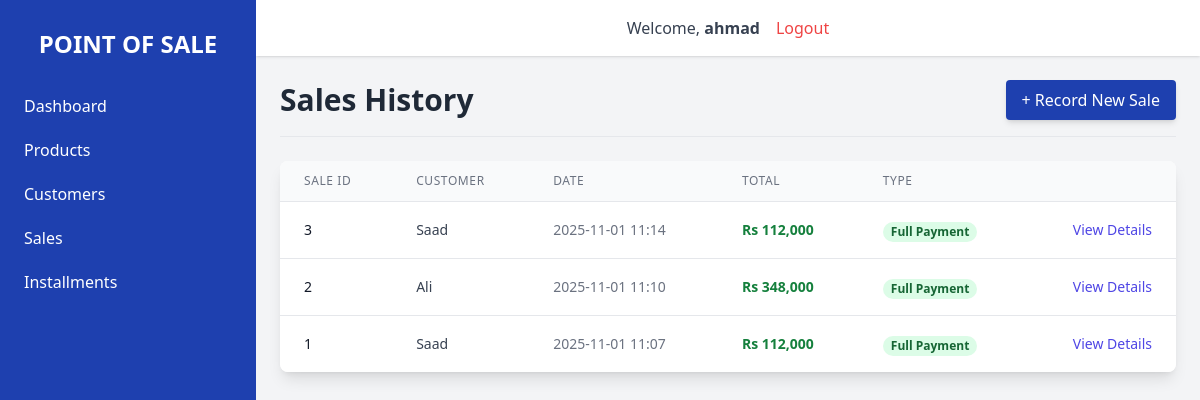
/sales/ (signed in), run on an earlier commit of the app's database.
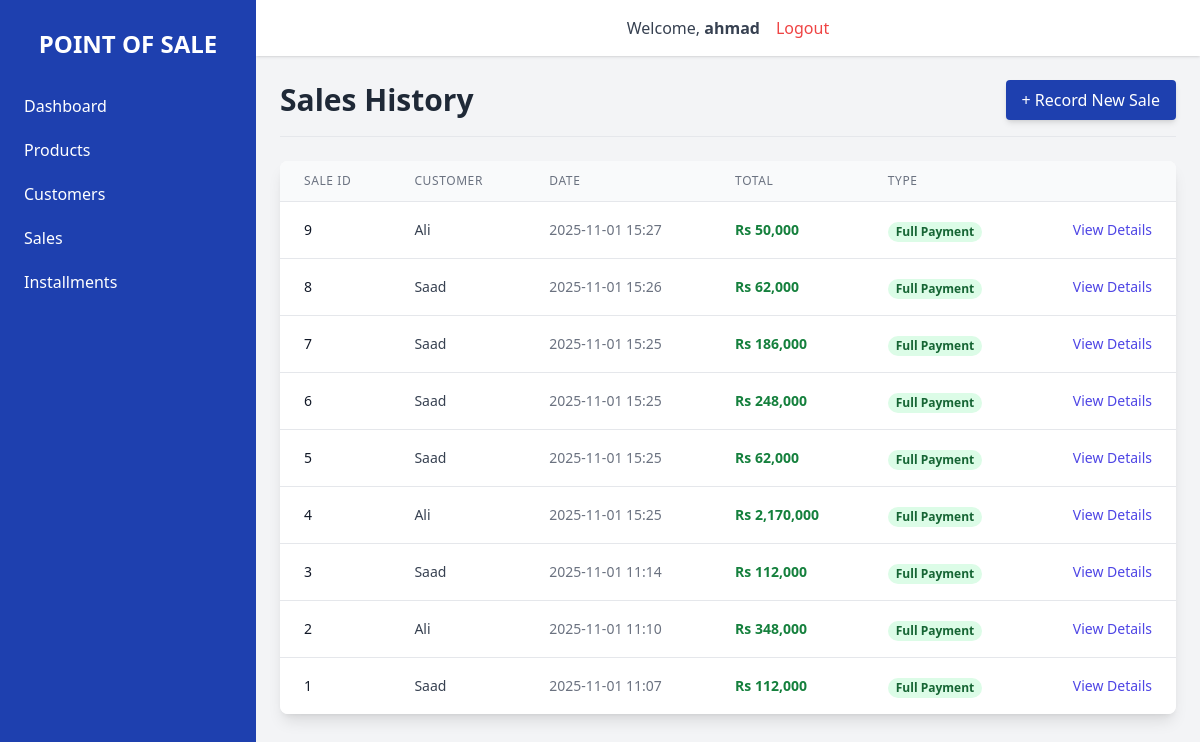
And on a later commit of the database.
### sales/models.py (models this page shows)
class Sale(models.Model):
    PAYMENT_CHOICES = [
        ('FULL', 'Full Payment'),
        ('INST', 'Installment Plan'),
    ]
    customer = models.ForeignKey(Customer, on_delete=models.PROTECT, related_name='sales')
    sale_date = models.DateTimeField(auto_now_add=True)
    payment_method = models.CharField(max_length=10, choices=METHOD_CHOICES, default=CASH)
    payment_type = models.CharField(max_length=4, choices=PAYMENT_CHOICES, default='FULL')
    total_amount = models.DecimalField(max_digits=10, decimal_places=2, default=0.00)

### customers/models.py (models this page shows, shortened)
class Customer(models.Model):
    name = models.CharField(max_length=200)
    phone = models.CharField(max_length=20, blank=True, null=True)
    email = models.EmailField(max_length=254, unique=True)
    address = models.TextField(blank=True)
    created_at = models.DateTimeField(auto_now_add=True)
    class Meta:
        ordering = ['name']

### sales/views.py (the view)
# urls.py: path('', views.SaleListView.as_view(), name='sale_list'),
class SaleListView(LoginRequiredMixin, ListView):
    model = Sale
    template_name = 'sales/sale_list.html'
    context_object_name = 'sales'
    ordering = ['-sale_date']

### sales/templates/sales/sale_list.html (shortened to what this page needs)
{% extends 'base.html' %}
{% load humanize %}
{% block content %}
<div class="space-y-6">
    <div class="flex justify-between items-center border-b pb-4 mb-4">
        <h1 class="text-3xl font-bold text-gray-800">Sales History</h1>
        <a href="{% url 'sales:sale_create' %}" class="bg-primary-blue hover:bg-blue-800 text-white font-medium py-2 px-4 rounded transition duration-150 shadow-md">
            + Record New Sale
        </a>
    </div>
    <div class="bg-white shadow-lg rounded-lg overflow-x-auto">
        <table class="min-w-full divide-y divide-gray-200">
            <thead class="bg-gray-50">
                <tr>
                    <th class="px-6 py-3 text-left text-xs font-medium text-gray-500 uppercase tracking-wider">Sale ID</th>
                    <th class="px-6 py-3 text-left text-xs font-medium text-gray-500 uppercase tracking-wider">Customer</th>
                    <th class="px-6 py-3 text-left text-xs font-medium text-gray-500 uppercase tracking-wider hidden sm:table-cell">Date</th>
                    <th class="px-6 py-3 text-left text-xs font-medium text-gray-500 uppercase tracking-wider">Total</th>
                    <th class="px-6 py-3 text-left text-xs font-medium text-gray-500 uppercase tracking-wider">Type</th>
                    <th class="relative px-6 py-3">
                    </th>
                </tr>
            </thead>
            <tbody class="bg-white divide-y divide-gray-200">
                {% for sale in sales %}
                <tr>
                    <td class="px-6 py-4 whitespace-nowrap text-sm font-medium text-gray-900">{{ sale.id }}</td>
                    <td class="px-6 py-4 whitespace-nowrap text-sm text-gray-700">{{ sale.customer.name }}</td>
                    <td class="px-6 py-4 whitespace-nowrap text-sm text-gray-500 hidden sm:table-cell">{{ sale.sale_date|date:"Y-m-d H:i" }}</td>
                    <td class="px-6 py-4 whitespace-nowrap text-sm font-bold text-green-700">Rs {{ sale.total_amount|floatformat:0|intcomma }}</td>
                    <td class="px-6 py-4 whitespace-nowrap">
                        <span class="px-2 inline-flex text-xs leading-5 font-semibold rounded-full
                            {% if sale.payment_type == 'FULL' %}bg-green-100 text-green-800{% else %}bg-orange-100 text-orange-800{% endif %}">
                            {{ sale.get_payment_type_display }}
                        </span>
                    </td>
                    <td class="px-6 py-4 whitespace-nowrap text-right text-sm font-medium">
                        <a href="{% url 'sales:sale_detail' sale.pk %}" class="text-indigo-600 hover:text-indigo-900">View Details</a>
                    </td>
                </tr>
                {% empty %}
                <tr>
                    <td colspan="6" class="px-6 py-4 text-center text-gray-500">No sales recorded yet.</td>
                </tr>
                {% endfor %}
            </tbody>
        </table>
    </div>
</div>
{% endblock content %}

What changed in the data, as far as the page shows it:
added Sale: id "9", customer.name "Ali", sale_date "2025-11-01 15:27", total_amount "50,000", payment_type "Full Payment"
added Sale: id "8", customer.name "Saad", sale_date "2025-11-01 15:26", total_amount "62,000", payment_type "Full Payment"
added Sale: id "7", customer.name "Saad", sale_date "2025-11-01 15:25", total_amount "186,000", payment_type "Full Payment"
added Sale: id "6", customer.name "Saad", sale_date "2025-11-01 15:25", total_amount "248,000", payment_type "Full Payment"
added Sale: id "5", customer.name "Saad", sale_date "2025-11-01 15:25", total_amount "62,000", payment_type "Full Payment"
added Sale: id "4", customer.name "Ali", sale_date "2025-11-01 15:25", total_amount "2,170,000", payment_type "Full Payment"
